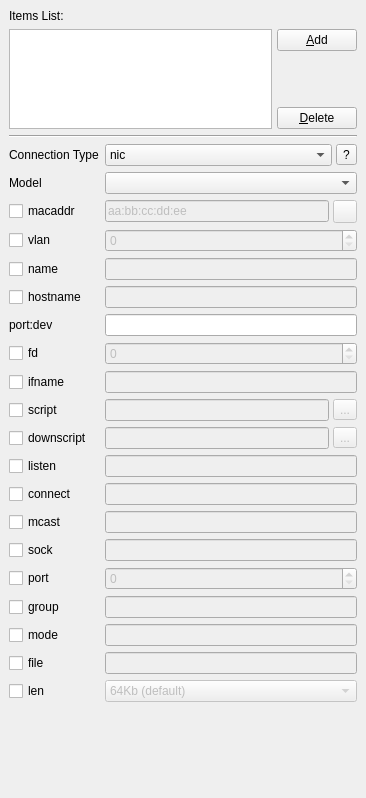
<ui version="4.0" >
 <class>Network_Widget</class>
 <widget class="QWidget" name="Network_Widget" >
  <property name="geometry" >
   <rect>
    <x>0</x>
    <y>0</y>
    <width>360</width>
    <height>798</height>
   </rect>
  </property>
  <property name="windowTitle" >
   <string>AQEMU Network Widget</string>
  </property>
  <layout class="QGridLayout" name="gridLayout_3" >
   <item row="0" column="0" >
    <widget class="QLabel" name="Label_Items_List" >
     <property name="text" >
      <string>Items List:</string>
     </property>
    </widget>
   </item>
   <item row="1" column="0" >
    <widget class="QFrame" name="frame" >
     <property name="sizePolicy" >
      <sizepolicy vsizetype="Maximum" hsizetype="Minimum" >
       <horstretch>0</horstretch>
       <verstretch>0</verstretch>
      </sizepolicy>
     </property>
     <property name="frameShape" >
      <enum>QFrame::NoFrame</enum>
     </property>
     <property name="frameShadow" >
      <enum>QFrame::Plain</enum>
     </property>
     <layout class="QGridLayout" name="gridLayout_2" >
      <property name="margin" >
       <number>0</number>
      </property>
      <property name="spacing" >
       <number>5</number>
      </property>
      <item rowspan="3" row="0" column="0" >
       <widget class="QListWidget" name="Items_List" >
        <property name="sizePolicy" >
         <sizepolicy vsizetype="Fixed" hsizetype="Minimum" >
          <horstretch>0</horstretch>
          <verstretch>0</verstretch>
         </sizepolicy>
        </property>
        <property name="maximumSize" >
         <size>
          <width>16777215</width>
          <height>100</height>
         </size>
        </property>
        <property name="editTriggers" >
         <set>QAbstractItemView::NoEditTriggers</set>
        </property>
        <property name="selectionBehavior" >
         <enum>QAbstractItemView::SelectRows</enum>
        </property>
        <property name="verticalScrollMode" >
         <enum>QAbstractItemView::ScrollPerPixel</enum>
        </property>
        <property name="horizontalScrollMode" >
         <enum>QAbstractItemView::ScrollPerPixel</enum>
        </property>
       </widget>
      </item>
      <item row="0" column="1" >
       <widget class="QPushButton" name="Button_Add" >
        <property name="sizePolicy" >
         <sizepolicy vsizetype="Fixed" hsizetype="Maximum" >
          <horstretch>0</horstretch>
          <verstretch>0</verstretch>
         </sizepolicy>
        </property>
        <property name="text" >
         <string>&amp;Add</string>
        </property>
        <property name="icon" >
         <iconset resource="images.qrc" >
          <normaloff>:/add.png</normaloff>:/add.png</iconset>
        </property>
       </widget>
      </item>
      <item row="1" column="1" >
       <spacer name="verticalSpacer_2" >
        <property name="orientation" >
         <enum>Qt::Vertical</enum>
        </property>
        <property name="sizeHint" stdset="0" >
         <size>
          <width>20</width>
          <height>13</height>
         </size>
        </property>
       </spacer>
      </item>
      <item row="2" column="1" >
       <widget class="QPushButton" name="Button_Delete" >
        <property name="sizePolicy" >
         <sizepolicy vsizetype="Fixed" hsizetype="Maximum" >
          <horstretch>0</horstretch>
          <verstretch>0</verstretch>
         </sizepolicy>
        </property>
        <property name="text" >
         <string>&amp;Delete</string>
        </property>
        <property name="icon" >
         <iconset resource="images.qrc" >
          <normaloff>:/remove.png</normaloff>:/remove.png</iconset>
        </property>
       </widget>
      </item>
     </layout>
    </widget>
   </item>
   <item row="2" column="0" >
    <widget class="Line" name="line" >
     <property name="orientation" >
      <enum>Qt::Horizontal</enum>
     </property>
    </widget>
   </item>
   <item row="3" column="0" >
    <widget class="QWidget" native="1" name="General_Widget" >
     <layout class="QVBoxLayout" name="verticalLayout" >
      <property name="margin" >
       <number>0</number>
      </property>
      <item>
       <layout class="QGridLayout" name="gridLayout" >
        <item row="0" column="0" >
         <widget class="QLabel" name="Label_Network_Type" >
          <property name="sizePolicy" >
           <sizepolicy vsizetype="Fixed" hsizetype="Maximum" >
            <horstretch>0</horstretch>
            <verstretch>0</verstretch>
           </sizepolicy>
          </property>
          <property name="text" >
           <string>Connection Type</string>
          </property>
         </widget>
        </item>
        <item row="0" column="1" >
         <layout class="QHBoxLayout" name="horizontalLayout_3" >
          <property name="spacing" >
           <number>4</number>
          </property>
          <property name="sizeConstraint" >
           <enum>QLayout::SetMinimumSize</enum>
          </property>
          <item>
           <widget class="QComboBox" name="CB_Network_Type" >
            <property name="sizePolicy" >
             <sizepolicy vsizetype="Fixed" hsizetype="Minimum" >
              <horstretch>0</horstretch>
              <verstretch>0</verstretch>
             </sizepolicy>
            </property>
            <property name="currentIndex" >
             <number>0</number>
            </property>
            <item>
             <property name="text" >
              <string>nic</string>
             </property>
            </item>
            <item>
             <property name="text" >
              <string>user</string>
             </property>
            </item>
            <item>
             <property name="text" >
              <string>channel</string>
             </property>
            </item>
            <item>
             <property name="text" >
              <string>tap</string>
             </property>
            </item>
            <item>
             <property name="text" >
              <string>socket</string>
             </property>
            </item>
            <item>
             <property name="text" >
              <string>multicast socket</string>
             </property>
            </item>
            <item>
             <property name="text" >
              <string>vde</string>
             </property>
            </item>
            <item>
             <property name="text" >
              <string>dump</string>
             </property>
            </item>
           </widget>
          </item>
          <item>
           <widget class="QToolButton" name="TB_Help" >
            <property name="text" >
             <string>?</string>
            </property>
            <property name="icon" >
             <iconset resource="images.qrc" >
              <normaloff>:/help.png</normaloff>:/help.png</iconset>
            </property>
           </widget>
          </item>
         </layout>
        </item>
        <item row="1" column="0" >
         <widget class="QLabel" name="Label_model" >
          <property name="sizePolicy" >
           <sizepolicy vsizetype="Fixed" hsizetype="Maximum" >
            <horstretch>0</horstretch>
            <verstretch>0</verstretch>
           </sizepolicy>
          </property>
          <property name="text" >
           <string>Model</string>
          </property>
         </widget>
        </item>
        <item row="1" column="1" >
         <widget class="QComboBox" name="CB_model" >
          <property name="enabled" >
           <bool>true</bool>
          </property>
          <property name="sizePolicy" >
           <sizepolicy vsizetype="Fixed" hsizetype="Minimum" >
            <horstretch>0</horstretch>
            <verstretch>0</verstretch>
           </sizepolicy>
          </property>
         </widget>
        </item>
        <item row="2" column="0" >
         <widget class="QCheckBox" name="CH_macaddr" >
          <property name="sizePolicy" >
           <sizepolicy vsizetype="Fixed" hsizetype="Maximum" >
            <horstretch>0</horstretch>
            <verstretch>0</verstretch>
           </sizepolicy>
          </property>
          <property name="text" >
           <string>macaddr</string>
          </property>
         </widget>
        </item>
        <item row="2" column="1" >
         <layout class="QHBoxLayout" name="horizontalLayout_4" >
          <property name="spacing" >
           <number>4</number>
          </property>
          <property name="sizeConstraint" >
           <enum>QLayout::SetMinimumSize</enum>
          </property>
          <item>
           <widget class="QLineEdit" name="Edit_macaddr" >
            <property name="enabled" >
             <bool>false</bool>
            </property>
            <property name="sizePolicy" >
             <sizepolicy vsizetype="Fixed" hsizetype="Minimum" >
              <horstretch>0</horstretch>
              <verstretch>0</verstretch>
             </sizepolicy>
            </property>
            <property name="text" >
             <string>aa:bb:cc:dd:ee</string>
            </property>
           </widget>
          </item>
          <item>
           <widget class="QToolButton" name="TB_Generate_New_MAC" >
            <property name="enabled" >
             <bool>false</bool>
            </property>
            <property name="toolTip" >
             <string>Generate New MAC</string>
            </property>
            <property name="text" >
             <string/>
            </property>
            <property name="icon" >
             <iconset resource="images.qrc" >
              <normaloff>:/update.png</normaloff>:/update.png</iconset>
            </property>
           </widget>
          </item>
         </layout>
        </item>
        <item row="3" column="0" >
         <widget class="QCheckBox" name="CH_vlan" >
          <property name="sizePolicy" >
           <sizepolicy vsizetype="Fixed" hsizetype="Maximum" >
            <horstretch>0</horstretch>
            <verstretch>0</verstretch>
           </sizepolicy>
          </property>
          <property name="text" >
           <string>vlan</string>
          </property>
         </widget>
        </item>
        <item row="3" column="1" >
         <widget class="QSpinBox" name="SB_vlan" >
          <property name="enabled" >
           <bool>false</bool>
          </property>
          <property name="sizePolicy" >
           <sizepolicy vsizetype="Fixed" hsizetype="Minimum" >
            <horstretch>0</horstretch>
            <verstretch>0</verstretch>
           </sizepolicy>
          </property>
         </widget>
        </item>
        <item row="4" column="0" >
         <widget class="QCheckBox" name="CH_name" >
          <property name="sizePolicy" >
           <sizepolicy vsizetype="Fixed" hsizetype="Maximum" >
            <horstretch>0</horstretch>
            <verstretch>0</verstretch>
           </sizepolicy>
          </property>
          <property name="text" >
           <string>name</string>
          </property>
         </widget>
        </item>
        <item row="4" column="1" >
         <widget class="QLineEdit" name="Edit_name" >
          <property name="enabled" >
           <bool>false</bool>
          </property>
          <property name="sizePolicy" >
           <sizepolicy vsizetype="Fixed" hsizetype="Minimum" >
            <horstretch>0</horstretch>
            <verstretch>0</verstretch>
           </sizepolicy>
          </property>
         </widget>
        </item>
        <item row="5" column="0" >
         <widget class="QCheckBox" name="CH_hostname" >
          <property name="sizePolicy" >
           <sizepolicy vsizetype="Fixed" hsizetype="Maximum" >
            <horstretch>0</horstretch>
            <verstretch>0</verstretch>
           </sizepolicy>
          </property>
          <property name="text" >
           <string>hostname</string>
          </property>
         </widget>
        </item>
        <item row="5" column="1" >
         <widget class="QLineEdit" name="Edit_hostname" >
          <property name="enabled" >
           <bool>false</bool>
          </property>
          <property name="sizePolicy" >
           <sizepolicy vsizetype="Fixed" hsizetype="Minimum" >
            <horstretch>0</horstretch>
            <verstretch>0</verstretch>
           </sizepolicy>
          </property>
         </widget>
        </item>
        <item row="6" column="0" >
         <widget class="QLabel" name="Label_port_dev" >
          <property name="sizePolicy" >
           <sizepolicy vsizetype="Fixed" hsizetype="Maximum" >
            <horstretch>0</horstretch>
            <verstretch>0</verstretch>
           </sizepolicy>
          </property>
          <property name="text" >
           <string>port:dev</string>
          </property>
         </widget>
        </item>
        <item row="6" column="1" >
         <widget class="QLineEdit" name="Edit_port_dev" >
          <property name="sizePolicy" >
           <sizepolicy vsizetype="Fixed" hsizetype="Minimum" >
            <horstretch>0</horstretch>
            <verstretch>0</verstretch>
           </sizepolicy>
          </property>
         </widget>
        </item>
        <item row="7" column="0" >
         <widget class="QCheckBox" name="CH_fd" >
          <property name="sizePolicy" >
           <sizepolicy vsizetype="Fixed" hsizetype="Maximum" >
            <horstretch>0</horstretch>
            <verstretch>0</verstretch>
           </sizepolicy>
          </property>
          <property name="text" >
           <string>fd</string>
          </property>
         </widget>
        </item>
        <item row="7" column="1" >
         <widget class="QSpinBox" name="SB_fd" >
          <property name="enabled" >
           <bool>false</bool>
          </property>
          <property name="sizePolicy" >
           <sizepolicy vsizetype="Fixed" hsizetype="Minimum" >
            <horstretch>0</horstretch>
            <verstretch>0</verstretch>
           </sizepolicy>
          </property>
         </widget>
        </item>
        <item row="8" column="0" >
         <widget class="QCheckBox" name="CH_ifname" >
          <property name="sizePolicy" >
           <sizepolicy vsizetype="Fixed" hsizetype="Maximum" >
            <horstretch>0</horstretch>
            <verstretch>0</verstretch>
           </sizepolicy>
          </property>
          <property name="text" >
           <string>ifname</string>
          </property>
         </widget>
        </item>
        <item row="8" column="1" >
         <widget class="QLineEdit" name="Edit_ifname" >
          <property name="enabled" >
           <bool>false</bool>
          </property>
          <property name="sizePolicy" >
           <sizepolicy vsizetype="Fixed" hsizetype="Minimum" >
            <horstretch>0</horstretch>
            <verstretch>0</verstretch>
           </sizepolicy>
          </property>
         </widget>
        </item>
        <item row="9" column="0" >
         <widget class="QCheckBox" name="CH_script" >
          <property name="sizePolicy" >
           <sizepolicy vsizetype="Fixed" hsizetype="Maximum" >
            <horstretch>0</horstretch>
            <verstretch>0</verstretch>
           </sizepolicy>
          </property>
          <property name="text" >
           <string>script</string>
          </property>
         </widget>
        </item>
        <item row="9" column="1" >
         <layout class="QHBoxLayout" name="horizontalLayout" >
          <property name="spacing" >
           <number>4</number>
          </property>
          <property name="sizeConstraint" >
           <enum>QLayout::SetMinimumSize</enum>
          </property>
          <item>
           <widget class="QLineEdit" name="Edit_script" >
            <property name="enabled" >
             <bool>false</bool>
            </property>
            <property name="sizePolicy" >
             <sizepolicy vsizetype="Fixed" hsizetype="Minimum" >
              <horstretch>0</horstretch>
              <verstretch>0</verstretch>
             </sizepolicy>
            </property>
           </widget>
          </item>
          <item>
           <widget class="QToolButton" name="TB_Browse_script" >
            <property name="enabled" >
             <bool>false</bool>
            </property>
            <property name="text" >
             <string>...</string>
            </property>
            <property name="icon" >
             <iconset resource="images.qrc" >
              <normaloff>:/open-file.png</normaloff>:/open-file.png</iconset>
            </property>
           </widget>
          </item>
         </layout>
        </item>
        <item row="10" column="0" >
         <widget class="QCheckBox" name="CH_downscript" >
          <property name="sizePolicy" >
           <sizepolicy vsizetype="Fixed" hsizetype="Maximum" >
            <horstretch>0</horstretch>
            <verstretch>0</verstretch>
           </sizepolicy>
          </property>
          <property name="text" >
           <string>downscript</string>
          </property>
         </widget>
        </item>
        <item row="10" column="1" >
         <layout class="QHBoxLayout" name="horizontalLayout_2" >
          <property name="spacing" >
           <number>4</number>
          </property>
          <property name="sizeConstraint" >
           <enum>QLayout::SetMinimumSize</enum>
          </property>
          <item>
           <widget class="QLineEdit" name="Edit_downscript" >
            <property name="enabled" >
             <bool>false</bool>
            </property>
            <property name="sizePolicy" >
             <sizepolicy vsizetype="Fixed" hsizetype="Minimum" >
              <horstretch>0</horstretch>
              <verstretch>0</verstretch>
             </sizepolicy>
            </property>
           </widget>
          </item>
          <item>
           <widget class="QToolButton" name="TB_Browse_downscript" >
            <property name="enabled" >
             <bool>false</bool>
            </property>
            <property name="text" >
             <string>...</string>
            </property>
            <property name="icon" >
             <iconset resource="images.qrc" >
              <normaloff>:/open-file.png</normaloff>:/open-file.png</iconset>
            </property>
           </widget>
          </item>
         </layout>
        </item>
        <item row="11" column="0" >
         <widget class="QCheckBox" name="CH_listen" >
          <property name="sizePolicy" >
           <sizepolicy vsizetype="Fixed" hsizetype="Maximum" >
            <horstretch>0</horstretch>
            <verstretch>0</verstretch>
           </sizepolicy>
          </property>
          <property name="text" >
           <string>listen</string>
          </property>
         </widget>
        </item>
        <item row="11" column="1" >
         <widget class="QLineEdit" name="Edit_listen" >
          <property name="enabled" >
           <bool>false</bool>
          </property>
          <property name="sizePolicy" >
           <sizepolicy vsizetype="Fixed" hsizetype="Minimum" >
            <horstretch>0</horstretch>
            <verstretch>0</verstretch>
           </sizepolicy>
          </property>
         </widget>
        </item>
        <item row="12" column="0" >
         <widget class="QCheckBox" name="CH_connect" >
          <property name="sizePolicy" >
           <sizepolicy vsizetype="Fixed" hsizetype="Maximum" >
            <horstretch>0</horstretch>
            <verstretch>0</verstretch>
           </sizepolicy>
          </property>
          <property name="text" >
           <string>connect</string>
          </property>
         </widget>
        </item>
        <item row="12" column="1" >
         <widget class="QLineEdit" name="Edit_connect" >
          <property name="enabled" >
           <bool>false</bool>
          </property>
          <property name="sizePolicy" >
           <sizepolicy vsizetype="Fixed" hsizetype="Minimum" >
            <horstretch>0</horstretch>
            <verstretch>0</verstretch>
           </sizepolicy>
          </property>
         </widget>
        </item>
        <item row="13" column="0" >
         <widget class="QCheckBox" name="CH_mcast" >
          <property name="sizePolicy" >
           <sizepolicy vsizetype="Fixed" hsizetype="Maximum" >
            <horstretch>0</horstretch>
            <verstretch>0</verstretch>
           </sizepolicy>
          </property>
          <property name="text" >
           <string>mcast</string>
          </property>
         </widget>
        </item>
        <item row="13" column="1" >
         <widget class="QLineEdit" name="Edit_mcast" >
          <property name="enabled" >
           <bool>false</bool>
          </property>
          <property name="sizePolicy" >
           <sizepolicy vsizetype="Fixed" hsizetype="Minimum" >
            <horstretch>0</horstretch>
            <verstretch>0</verstretch>
           </sizepolicy>
          </property>
         </widget>
        </item>
        <item row="14" column="0" >
         <widget class="QCheckBox" name="CH_sock" >
          <property name="sizePolicy" >
           <sizepolicy vsizetype="Fixed" hsizetype="Maximum" >
            <horstretch>0</horstretch>
            <verstretch>0</verstretch>
           </sizepolicy>
          </property>
          <property name="text" >
           <string>sock</string>
          </property>
         </widget>
        </item>
        <item row="14" column="1" >
         <widget class="QLineEdit" name="Edit_sock" >
          <property name="enabled" >
           <bool>false</bool>
          </property>
          <property name="sizePolicy" >
           <sizepolicy vsizetype="Fixed" hsizetype="Minimum" >
            <horstretch>0</horstretch>
            <verstretch>0</verstretch>
           </sizepolicy>
          </property>
         </widget>
        </item>
        <item row="15" column="0" >
         <widget class="QCheckBox" name="CH_port" >
          <property name="sizePolicy" >
           <sizepolicy vsizetype="Fixed" hsizetype="Maximum" >
            <horstretch>0</horstretch>
            <verstretch>0</verstretch>
           </sizepolicy>
          </property>
          <property name="text" >
           <string>port</string>
          </property>
         </widget>
        </item>
        <item row="15" column="1" >
         <widget class="QSpinBox" name="SB_port" >
          <property name="enabled" >
           <bool>false</bool>
          </property>
          <property name="sizePolicy" >
           <sizepolicy vsizetype="Fixed" hsizetype="Minimum" >
            <horstretch>0</horstretch>
            <verstretch>0</verstretch>
           </sizepolicy>
          </property>
          <property name="maximum" >
           <number>65000</number>
          </property>
         </widget>
        </item>
        <item row="16" column="0" >
         <widget class="QCheckBox" name="CH_group" >
          <property name="sizePolicy" >
           <sizepolicy vsizetype="Fixed" hsizetype="Maximum" >
            <horstretch>0</horstretch>
            <verstretch>0</verstretch>
           </sizepolicy>
          </property>
          <property name="text" >
           <string>group</string>
          </property>
         </widget>
        </item>
        <item row="16" column="1" >
         <widget class="QLineEdit" name="Edit_group" >
          <property name="enabled" >
           <bool>false</bool>
          </property>
          <property name="sizePolicy" >
           <sizepolicy vsizetype="Fixed" hsizetype="Minimum" >
            <horstretch>0</horstretch>
            <verstretch>0</verstretch>
           </sizepolicy>
          </property>
         </widget>
        </item>
        <item row="17" column="0" >
         <widget class="QCheckBox" name="CH_mode" >
          <property name="sizePolicy" >
           <sizepolicy vsizetype="Fixed" hsizetype="Maximum" >
            <horstretch>0</horstretch>
            <verstretch>0</verstretch>
           </sizepolicy>
          </property>
          <property name="text" >
           <string>mode</string>
          </property>
         </widget>
        </item>
        <item row="17" column="1" >
         <widget class="QLineEdit" name="Edit_mode" >
          <property name="enabled" >
           <bool>false</bool>
          </property>
          <property name="sizePolicy" >
           <sizepolicy vsizetype="Fixed" hsizetype="Minimum" >
            <horstretch>0</horstretch>
            <verstretch>0</verstretch>
           </sizepolicy>
          </property>
         </widget>
        </item>
        <item row="18" column="0" >
         <widget class="QCheckBox" name="CH_file" >
          <property name="sizePolicy" >
           <sizepolicy vsizetype="Fixed" hsizetype="Maximum" >
            <horstretch>0</horstretch>
            <verstretch>0</verstretch>
           </sizepolicy>
          </property>
          <property name="text" >
           <string>file</string>
          </property>
         </widget>
        </item>
        <item row="18" column="1" >
         <widget class="QLineEdit" name="Edit_file" >
          <property name="enabled" >
           <bool>false</bool>
          </property>
          <property name="sizePolicy" >
           <sizepolicy vsizetype="Fixed" hsizetype="Minimum" >
            <horstretch>0</horstretch>
            <verstretch>0</verstretch>
           </sizepolicy>
          </property>
         </widget>
        </item>
        <item row="19" column="0" >
         <widget class="QCheckBox" name="CH_len" >
          <property name="sizePolicy" >
           <sizepolicy vsizetype="Fixed" hsizetype="Maximum" >
            <horstretch>0</horstretch>
            <verstretch>0</verstretch>
           </sizepolicy>
          </property>
          <property name="text" >
           <string>len</string>
          </property>
         </widget>
        </item>
        <item row="19" column="1" >
         <widget class="QComboBox" name="CB_len" >
          <property name="enabled" >
           <bool>false</bool>
          </property>
          <property name="sizePolicy" >
           <sizepolicy vsizetype="Fixed" hsizetype="Minimum" >
            <horstretch>0</horstretch>
            <verstretch>0</verstretch>
           </sizepolicy>
          </property>
          <item>
           <property name="text" >
            <string>64Kb (default)</string>
           </property>
          </item>
          <item>
           <property name="text" >
            <string>128Kb</string>
           </property>
          </item>
          <item>
           <property name="text" >
            <string>512Kb</string>
           </property>
          </item>
          <item>
           <property name="text" >
            <string>1Mb</string>
           </property>
          </item>
          <item>
           <property name="text" >
            <string>5Mb</string>
           </property>
          </item>
          <item>
           <property name="text" >
            <string>10Mb</string>
           </property>
          </item>
         </widget>
        </item>
       </layout>
      </item>
     </layout>
    </widget>
   </item>
   <item row="4" column="0" >
    <spacer name="verticalSpacer" >
     <property name="orientation" >
      <enum>Qt::Vertical</enum>
     </property>
     <property name="sizeHint" stdset="0" >
      <size>
       <width>348</width>
       <height>3</height>
      </size>
     </property>
    </spacer>
   </item>
  </layout>
 </widget>
 <layoutdefault spacing="6" margin="9" />
 <tabstops>
  <tabstop>Items_List</tabstop>
  <tabstop>Button_Add</tabstop>
  <tabstop>Button_Delete</tabstop>
  <tabstop>TB_Generate_New_MAC</tabstop>
  <tabstop>CB_Network_Type</tabstop>
  <tabstop>TB_Help</tabstop>
  <tabstop>CH_vlan</tabstop>
  <tabstop>SB_vlan</tabstop>
  <tabstop>CH_name</tabstop>
  <tabstop>Edit_name</tabstop>
  <tabstop>CH_hostname</tabstop>
  <tabstop>Edit_hostname</tabstop>
  <tabstop>Edit_port_dev</tabstop>
  <tabstop>CH_fd</tabstop>
  <tabstop>SB_fd</tabstop>
  <tabstop>CH_ifname</tabstop>
  <tabstop>Edit_ifname</tabstop>
  <tabstop>CH_script</tabstop>
  <tabstop>Edit_script</tabstop>
  <tabstop>TB_Browse_script</tabstop>
  <tabstop>CH_downscript</tabstop>
  <tabstop>Edit_downscript</tabstop>
  <tabstop>TB_Browse_downscript</tabstop>
  <tabstop>CH_listen</tabstop>
  <tabstop>Edit_listen</tabstop>
  <tabstop>CH_connect</tabstop>
  <tabstop>Edit_connect</tabstop>
  <tabstop>CH_mcast</tabstop>
  <tabstop>Edit_mcast</tabstop>
  <tabstop>CH_sock</tabstop>
  <tabstop>Edit_sock</tabstop>
  <tabstop>CH_port</tabstop>
  <tabstop>SB_port</tabstop>
  <tabstop>CH_group</tabstop>
  <tabstop>Edit_group</tabstop>
  <tabstop>CH_mode</tabstop>
  <tabstop>Edit_mode</tabstop>
  <tabstop>CH_file</tabstop>
  <tabstop>Edit_file</tabstop>
  <tabstop>CH_len</tabstop>
  <tabstop>CB_len</tabstop>
  <tabstop>CH_macaddr</tabstop>
  <tabstop>CB_model</tabstop>
  <tabstop>Edit_macaddr</tabstop>
 </tabstops>
 <resources>
  <include location="images.qrc" />
 </resources>
 <connections>
  <connection>
   <sender>CH_vlan</sender>
   <signal>toggled(bool)</signal>
   <receiver>SB_vlan</receiver>
   <slot>setEnabled(bool)</slot>
   <hints>
    <hint type="sourcelabel" >
     <x>51</x>
     <y>247</y>
    </hint>
    <hint type="destinationlabel" >
     <x>269</x>
     <y>247</y>
    </hint>
   </hints>
  </connection>
  <connection>
   <sender>CH_macaddr</sender>
   <signal>toggled(bool)</signal>
   <receiver>Edit_macaddr</receiver>
   <slot>setEnabled(bool)</slot>
   <hints>
    <hint type="sourcelabel" >
     <x>60</x>
     <y>216</y>
    </hint>
    <hint type="destinationlabel" >
     <x>248</x>
     <y>216</y>
    </hint>
   </hints>
  </connection>
  <connection>
   <sender>CH_name</sender>
   <signal>toggled(bool)</signal>
   <receiver>Edit_name</receiver>
   <slot>setEnabled(bool)</slot>
   <hints>
    <hint type="sourcelabel" >
     <x>63</x>
     <y>276</y>
    </hint>
    <hint type="destinationlabel" >
     <x>234</x>
     <y>277</y>
    </hint>
   </hints>
  </connection>
  <connection>
   <sender>CH_hostname</sender>
   <signal>toggled(bool)</signal>
   <receiver>Edit_hostname</receiver>
   <slot>setEnabled(bool)</slot>
   <hints>
    <hint type="sourcelabel" >
     <x>65</x>
     <y>306</y>
    </hint>
    <hint type="destinationlabel" >
     <x>225</x>
     <y>307</y>
    </hint>
   </hints>
  </connection>
  <connection>
   <sender>CH_fd</sender>
   <signal>toggled(bool)</signal>
   <receiver>SB_fd</receiver>
   <slot>setEnabled(bool)</slot>
   <hints>
    <hint type="sourcelabel" >
     <x>42</x>
     <y>366</y>
    </hint>
    <hint type="destinationlabel" >
     <x>244</x>
     <y>366</y>
    </hint>
   </hints>
  </connection>
  <connection>
   <sender>CH_ifname</sender>
   <signal>toggled(bool)</signal>
   <receiver>Edit_ifname</receiver>
   <slot>setEnabled(bool)</slot>
   <hints>
    <hint type="sourcelabel" >
     <x>69</x>
     <y>395</y>
    </hint>
    <hint type="destinationlabel" >
     <x>241</x>
     <y>396</y>
    </hint>
   </hints>
  </connection>
  <connection>
   <sender>CH_script</sender>
   <signal>toggled(bool)</signal>
   <receiver>Edit_script</receiver>
   <slot>setEnabled(bool)</slot>
   <hints>
    <hint type="sourcelabel" >
     <x>59</x>
     <y>428</y>
    </hint>
    <hint type="destinationlabel" >
     <x>224</x>
     <y>428</y>
    </hint>
   </hints>
  </connection>
  <connection>
   <sender>CH_script</sender>
   <signal>toggled(bool)</signal>
   <receiver>TB_Browse_script</receiver>
   <slot>setEnabled(bool)</slot>
   <hints>
    <hint type="sourcelabel" >
     <x>61</x>
     <y>428</y>
    </hint>
    <hint type="destinationlabel" >
     <x>410</x>
     <y>430</y>
    </hint>
   </hints>
  </connection>
  <connection>
   <sender>CH_downscript</sender>
   <signal>toggled(bool)</signal>
   <receiver>Edit_downscript</receiver>
   <slot>setEnabled(bool)</slot>
   <hints>
    <hint type="sourcelabel" >
     <x>83</x>
     <y>463</y>
    </hint>
    <hint type="destinationlabel" >
     <x>223</x>
     <y>463</y>
    </hint>
   </hints>
  </connection>
  <connection>
   <sender>CH_downscript</sender>
   <signal>toggled(bool)</signal>
   <receiver>TB_Browse_downscript</receiver>
   <slot>setEnabled(bool)</slot>
   <hints>
    <hint type="sourcelabel" >
     <x>19</x>
     <y>463</y>
    </hint>
    <hint type="destinationlabel" >
     <x>410</x>
     <y>465</y>
    </hint>
   </hints>
  </connection>
  <connection>
   <sender>CH_listen</sender>
   <signal>toggled(bool)</signal>
   <receiver>Edit_listen</receiver>
   <slot>setEnabled(bool)</slot>
   <hints>
    <hint type="sourcelabel" >
     <x>61</x>
     <y>495</y>
    </hint>
    <hint type="destinationlabel" >
     <x>238</x>
     <y>496</y>
    </hint>
   </hints>
  </connection>
  <connection>
   <sender>CH_connect</sender>
   <signal>toggled(bool)</signal>
   <receiver>Edit_connect</receiver>
   <slot>setEnabled(bool)</slot>
   <hints>
    <hint type="sourcelabel" >
     <x>74</x>
     <y>525</y>
    </hint>
    <hint type="destinationlabel" >
     <x>253</x>
     <y>526</y>
    </hint>
   </hints>
  </connection>
  <connection>
   <sender>CH_mcast</sender>
   <signal>toggled(bool)</signal>
   <receiver>Edit_mcast</receiver>
   <slot>setEnabled(bool)</slot>
   <hints>
    <hint type="sourcelabel" >
     <x>54</x>
     <y>555</y>
    </hint>
    <hint type="destinationlabel" >
     <x>259</x>
     <y>556</y>
    </hint>
   </hints>
  </connection>
  <connection>
   <sender>CH_sock</sender>
   <signal>toggled(bool)</signal>
   <receiver>Edit_sock</receiver>
   <slot>setEnabled(bool)</slot>
   <hints>
    <hint type="sourcelabel" >
     <x>57</x>
     <y>585</y>
    </hint>
    <hint type="destinationlabel" >
     <x>218</x>
     <y>586</y>
    </hint>
   </hints>
  </connection>
  <connection>
   <sender>CH_port</sender>
   <signal>toggled(bool)</signal>
   <receiver>SB_port</receiver>
   <slot>setEnabled(bool)</slot>
   <hints>
    <hint type="sourcelabel" >
     <x>53</x>
     <y>615</y>
    </hint>
    <hint type="destinationlabel" >
     <x>224</x>
     <y>615</y>
    </hint>
   </hints>
  </connection>
  <connection>
   <sender>CH_group</sender>
   <signal>toggled(bool)</signal>
   <receiver>Edit_group</receiver>
   <slot>setEnabled(bool)</slot>
   <hints>
    <hint type="sourcelabel" >
     <x>62</x>
     <y>644</y>
    </hint>
    <hint type="destinationlabel" >
     <x>227</x>
     <y>645</y>
    </hint>
   </hints>
  </connection>
  <connection>
   <sender>CH_mode</sender>
   <signal>toggled(bool)</signal>
   <receiver>Edit_mode</receiver>
   <slot>setEnabled(bool)</slot>
   <hints>
    <hint type="sourcelabel" >
     <x>59</x>
     <y>674</y>
    </hint>
    <hint type="destinationlabel" >
     <x>237</x>
     <y>675</y>
    </hint>
   </hints>
  </connection>
  <connection>
   <sender>CH_file</sender>
   <signal>toggled(bool)</signal>
   <receiver>Edit_file</receiver>
   <slot>setEnabled(bool)</slot>
   <hints>
    <hint type="sourcelabel" >
     <x>48</x>
     <y>704</y>
    </hint>
    <hint type="destinationlabel" >
     <x>249</x>
     <y>705</y>
    </hint>
   </hints>
  </connection>
  <connection>
   <sender>CH_len</sender>
   <signal>toggled(bool)</signal>
   <receiver>CB_len</receiver>
   <slot>setEnabled(bool)</slot>
   <hints>
    <hint type="sourcelabel" >
     <x>49</x>
     <y>734</y>
    </hint>
    <hint type="destinationlabel" >
     <x>241</x>
     <y>734</y>
    </hint>
   </hints>
  </connection>
  <connection>
   <sender>CH_macaddr</sender>
   <signal>toggled(bool)</signal>
   <receiver>TB_Generate_New_MAC</receiver>
   <slot>setEnabled(bool)</slot>
   <hints>
    <hint type="sourcelabel" >
     <x>33</x>
     <y>203</y>
    </hint>
    <hint type="destinationlabel" >
     <x>396</x>
     <y>208</y>
    </hint>
   </hints>
  </connection>
 </connections>
</ui>
